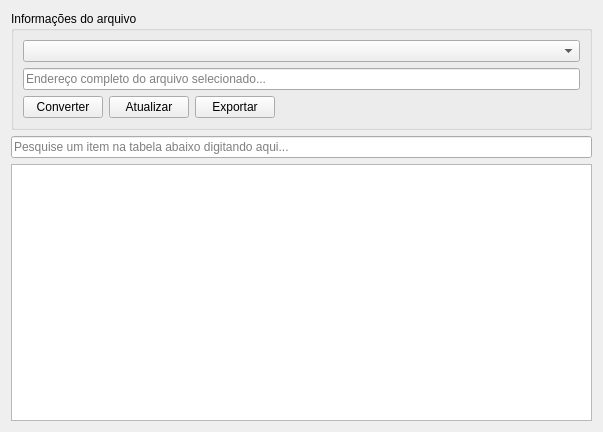
<?xml version="1.0" encoding="UTF-8"?>
<ui version="4.0">
 <class>ProcessarArquivoCrednosso</class>
 <widget class="QWidget" name="ProcessarArquivoCrednosso">
  <property name="geometry">
   <rect>
    <x>0</x>
    <y>0</y>
    <width>603</width>
    <height>432</height>
   </rect>
  </property>
  <property name="windowTitle">
   <string>Form</string>
  </property>
  <layout class="QGridLayout" name="gridLayout_2">
   <item row="0" column="0">
    <widget class="QGroupBox" name="groupBox">
     <property name="title">
      <string>Informações do arquivo</string>
     </property>
     <layout class="QGridLayout" name="gridLayout">
      <item row="3" column="1">
       <widget class="QPushButton" name="botaoAtualizar">
        <property name="text">
         <string>Atualizar</string>
        </property>
       </widget>
      </item>
      <item row="3" column="3" colspan="2">
       <spacer name="horizontalSpacer">
        <property name="orientation">
         <enum>Qt::Horizontal</enum>
        </property>
        <property name="sizeHint" stdset="0">
         <size>
          <width>396</width>
          <height>20</height>
         </size>
        </property>
       </spacer>
      </item>
      <item row="3" column="2">
       <widget class="QPushButton" name="botaoExportar">
        <property name="text">
         <string>Exportar</string>
        </property>
       </widget>
      </item>
      <item row="3" column="0">
       <widget class="QPushButton" name="botaoConverter">
        <property name="text">
         <string>Converter</string>
        </property>
       </widget>
      </item>
      <item row="1" column="0" colspan="5">
       <widget class="QComboBox" name="comboBox"/>
      </item>
      <item row="2" column="0" colspan="5">
       <widget class="QLineEdit" name="campoLocalDoArquivo">
        <property name="toolTip">
         <string>&lt;html&gt;&lt;head/&gt;&lt;body&gt;&lt;p&gt;&lt;span style=&quot; font-size:9pt;&quot;&gt;Caminho onde o arquivo (&lt;/span&gt;&lt;span style=&quot; font-size:9pt; font-weight:600; font-style:italic;&quot;&gt;TXT/DAT&lt;/span&gt;&lt;span style=&quot; font-size:9pt;&quot;&gt;) está localizado.&lt;/span&gt;&lt;/p&gt;&lt;/body&gt;&lt;/html&gt;</string>
        </property>
        <property name="readOnly">
         <bool>true</bool>
        </property>
        <property name="placeholderText">
         <string>Endereço completo do arquivo selecionado...</string>
        </property>
       </widget>
      </item>
     </layout>
    </widget>
   </item>
   <item row="1" column="0">
    <widget class="QLineEdit" name="campoPesquisarObjetosTabela">
     <property name="placeholderText">
      <string>Pesquise um item na tabela abaixo digitando aqui...</string>
     </property>
    </widget>
   </item>
   <item row="2" column="0">
    <widget class="QTableWidget" name="tableWidget"/>
   </item>
  </layout>
 </widget>
 <tabstops>
  <tabstop>comboBox</tabstop>
  <tabstop>campoLocalDoArquivo</tabstop>
  <tabstop>botaoConverter</tabstop>
  <tabstop>botaoAtualizar</tabstop>
  <tabstop>botaoExportar</tabstop>
  <tabstop>campoPesquisarObjetosTabela</tabstop>
  <tabstop>tableWidget</tabstop>
 </tabstops>
 <resources/>
 <connections/>
</ui>
